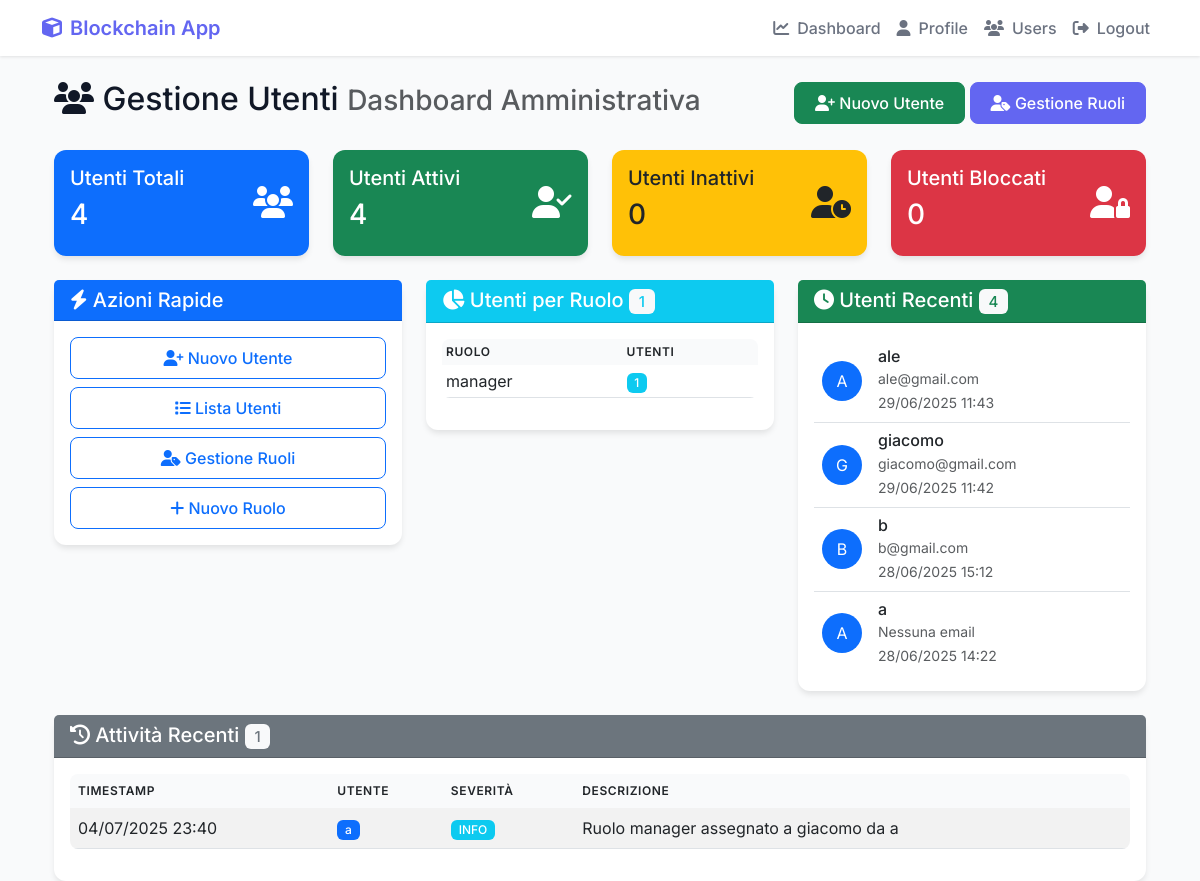
Before: /user-management/ (signed in) with the older database file.
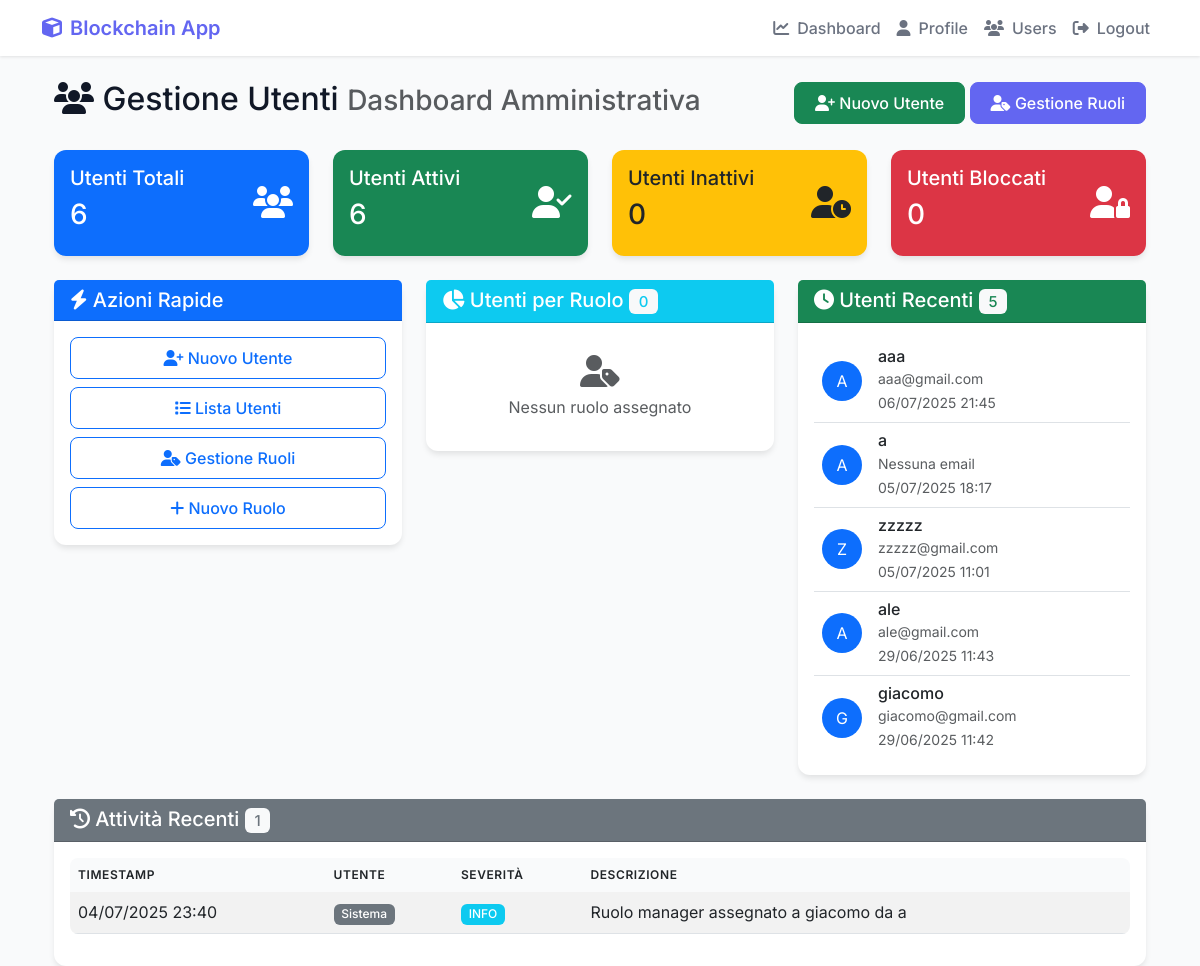
After: the same page with the newer database file.
### Cripto1/models.py (models this page shows, shortened)
class Role(models.Model):
    name = models.CharField(max_length=100, unique=True)
    description = models.TextField()
    permissions = models.ManyToManyField(Permission, blank=True)
    is_active = models.BooleanField(default=True)
    is_system_role = models.BooleanField(default=False)  # Ruoli di sistema non possono essere eliminati
    created_at = models.DateTimeField(auto_now_add=True)
    updated_at = models.DateTimeField(auto_now=True)
    class Meta:
        ordering = ['name']
        verbose_name = "Ruolo"
        verbose_name_plural = "Ruoli"

class UserProfile(models.Model):
    user = models.OneToOneField(User, on_delete=models.CASCADE)
    user_key = models.CharField(max_length=255, unique=True) # Keep as a unique identifier (can be hash of public key)
    public_key = models.TextField(null=True, blank=True) # Allow null for existing rows
    private_key = EncryptedTextField(null=True, blank=True) # Allow null for existing rows
    balance = models.FloatField(default=0.0)
    created_at = models.DateTimeField(auto_now_add=True)
    profile_picture = models.ImageField(upload_to='profile_pics/', blank=True, null=True)
    is_active = models.BooleanField(default=True)
    last_login_ip = models.GenericIPAddressField(null=True, blank=True)
    last_login_date = models.DateTimeField(null=True, blank=True)
    login_attempts = models.IntegerField(default=0)
    locked_until = models.DateTimeField(null=True, blank=True)
    sso_provider = models.CharField(max_length=50, blank=True, null=True)  # Per SSO
    sso_id = models.CharField(max_length=255, blank=True, null=True)  # ID esterno per SSO
    department = models.CharField(max_length=100, blank=True, null=True)
    position = models.CharField(max_length=100, blank=True, null=True)
    phone = models.CharField(max_length=20, blank=True, null=True)
    emergency_contact = models.CharField(max_length=255, blank=True, null=True)
    notes = models.TextField(blank=True, null=True)
    def is_locked(self):
        if self.locked_until and timezone.now() < self.locked_until:
            return True
        return False
    def update_last_login(self, ip_address=None):
        self.last_login_date = timezone.now()
        if ip_address:
            self.last_login_ip = ip_address
        self.save()

class AuditLog(models.Model):
    ACTION_TYPES = [
        ('LOGIN', 'Login'),
        ('LOGOUT', 'Logout'),
        ('REGISTER', 'Registrazione'),
        ('CREATE_TRANSACTION', 'Creazione Transazione'),
        ('VIEW_TRANSACTION', 'Visualizzazione Transazione'),
        ('DOWNLOAD_FILE', 'Download File'),
        ('DECRYPT_MESSAGE', 'Decifratura Messaggio'),
        ('MINE_BLOCK', 'Mining Blocco'),
        ('EDIT_PROFILE', 'Modifica Profilo'),
        ('ADMIN_ACTION', 'Azione Amministrativa'),
        ('SECURITY_EVENT', 'Evento di Sicurezza'),
        ('EXPORT_DATA', 'Export Dati'),
        ('VERIFY_BLOCKCHAIN', 'Verifica Blockchain'),
        ('USER_MANAGEMENT', 'Gestione Utenti'),
        ('SYSTEM_EVENT', 'Evento di Sistema'),
        ('ROLE_ASSIGNMENT', 'Assegnazione Ruolo'),
        ('PERMISSION_CHANGE', 'Modifica Permessi'),
        ('USER_ACTIVATION', 'Attivazione Utente'),
        ('USER_DEACTIVATION', 'Disattivazione Utente'),
        ('SSO_LOGIN', 'Login SSO'),
    ]
    SEVERITY_LEVELS = [
        ('LOW', 'Basso'),
        ('MEDIUM', 'Medio'),
        ('HIGH', 'Alto'),
        ('CRITICAL', 'Critico'),
    ]
    user = models.ForeignKey(User, on_delete=models.SET_NULL, null=True, blank=True, related_name='audit_logs')
    action_type = models.CharField(max_length=50, choices=ACTION_TYPES)
    severity = models.CharField(max_length=20, choices=SEVERITY_LEVELS, default='MEDIUM')
    description = models.TextField()
    ip_address = models.GenericIPAddressField(null=True, blank=True)
    user_agent = models.TextField(blank=True)
    session_id = models.CharField(max_length=255, blank=True)
    related_object_type = models.CharField(max_length=100, blank=True)  # es: 'Transaction', 'Block', 'UserProfile'
    related_object_id = models.IntegerField(null=True, blank=True)
    additional_data = models.JSONField(default=dict, blank=True)  # Dati aggiuntivi in formato JSON
    timestamp = models.DateTimeField(auto_now_add=True)
    success = models.BooleanField(default=True)  # Se l'azione è stata completata con successo
    error_message = models.TextField(blank=True)  # Messaggio di errore se success=False
    class Meta:
        ordering = ['-timestamp']
        verbose_name = "Audit Log"
        verbose_name_plural = "Audit Logs"
        indexes = [
            models.Index(fields=['user', 'action_type', 'timestamp']),
            models.Index(fields=['action_type', 'severity', 'timestamp']),
            models.Index(fields=['ip_address', 'timestamp']),
        ]
    @classmethod
    def log_action(cls, user=None, action_type=None, description="", severity='MEDIUM',
                   ip_address=None, user_agent="", session_id="", related_object_type="",
                   related_object_id=None, additional_data=None, success=True, error_message=""):
        try:
            return cls.objects.create(
                user=user,
                action_type=action_type,
                severity=severity,
                description=description,
                ip_address=ip_address,
                user_agent=user_agent,
                session_id=session_id,
                related_object_type=related_object_type,
                related_object_id=related_object_id,
                additional_data=additional_data or {},
                success=success,
                error_message=error_message
            )
        except Exception as e:
            print(f"Errore durante la creazione del log di audit: {e}")
            return None

### Cripto1/views.py (the view)
    def wrapper(request, *args, **kwargs):
        if not request.user.is_authenticated:
            messages.error(request, "Devi essere autenticato per accedere a questa sezione.")
            return redirect('Cripto1:login')
        return view_func(request, *args, **kwargs)

### Cripto1/views.py (called while the page is built)
def user_management_required(view_func):
    def wrapper(request, *args, **kwargs):
        if not request.user.is_authenticated:
            messages.error(request, "Devi essere autenticato per accedere a questa sezione.")
            return redirect('Cripto1:login')
        return view_func(request, *args, **kwargs)
    return wrapper

### Cripto1/templates/Cripto1/user_management/dashboard.html (shortened to what the changed rows need)
{% extends 'Cripto1/base.html' %}
{% load static %}
{% block content %}
<div class="container-fluid mt-4">
    <div class="row">
        <div class="col-12">
            <div class="d-flex justify-content-between align-items-center mb-4">
                <h2>
                    <i class="fas fa-users"></i> Gestione Utenti
                    <small class="text-muted">Dashboard Amministrativa</small>
                </h2>
            </div>
        </div>
    </div>
    <div class="row mb-4">
        <div class="col-md-3">
            <div class="card bg-primary text-white">
                <div class="card-body">
                    <div class="d-flex justify-content-between">
                        <div>
                            <h5 class="card-title">Utenti Totali</h5>
                            <h3>{{ total_users }}</h3>
                        </div>
                    </div>
                </div>
            </div>
        </div>
        <div class="col-md-3">
            <div class="card bg-success text-white">
                <div class="card-body">
                    <div class="d-flex justify-content-between">
                        <div>
                            <h5 class="card-title">Utenti Attivi</h5>
                            <h3>{{ active_users }}</h3>
                        </div>
                    </div>
                </div>
            </div>
        </div>
    </div>
    <div class="row mb-4">
        <div class="col-md-4">
            <div class="card border-info">
                <div class="card-header bg-info text-white">
                    <h5 class="mb-0">
                        <i class="fas fa-chart-pie"></i> Utenti per Ruolo
                        <span class="badge bg-light text-info">{{ role_stats|length }}</span>
                    </h5>
                </div>
                <div class="card-body">
                    {% if role_stats %}
                        <div class="table-responsive">
                            <table class="table table-sm">
                                <thead>
                                    <tr>
                                        <th>Ruolo</th>
                                        <th>Utenti</th>
                                    </tr>
                                </thead>
                                <tbody>
                                    {% for role_name, count in role_stats.items %}
                                        <tr>
                                            <td>{{ role_name }}</td>
                                            <td>
                                                <span class="badge bg-info">{{ count }}</span>
                                            </td>
                                        </tr>
                                    {% endfor %}
                                </tbody>
                            </table>
                        </div>
                    {% else %}
                        <div class="text-center py-3">
                            <i class="fas fa-user-tag fa-2x text-muted mb-2"></i>
                            <p class="text-muted mb-0">Nessun ruolo assegnato</p>
                        </div>
                    {% endif %}
                </div>
            </div>
        </div>
        <div class="col-md-4">
            <div class="card border-success">
                <div class="card-header bg-success text-white">
                    <h5 class="mb-0">
                        <i class="fas fa-clock"></i> Utenti Recenti
                        <span class="badge bg-light text-success">{{ recent_users|length }}</span>
                    </h5>
                </div>
                <div class="card-body">
                    {% if recent_users %}
                        <div class="list-group list-group-flush">
                            {% for user_profile in recent_users %}
                                <div class="list-group-item d-flex align-items-center p-2">
                                    <div class="bg-primary text-white rounded-circle d-flex align-items-center justify-content-center me-3" style="width: 40px; height: 40px;">
                                        {{ user_profile.user.username|first|upper }}
                                    </div>
                                    <div>
                                        <h6 class="mb-0">{{ user_profile.user.username }}</h6>
                                        <small class="text-muted">{{ user_profile.user.email|default:"Nessuna email" }}</small>
                                        <br>
                                        <small class="text-muted">{{ user_profile.created_at|date:"d/m/Y H:i" }}</small>
                                    </div>
                                </div>
                            {% endfor %}
                        </div>
                    {% else %}
                        <div class="text-center py-3">
                            <i class="fas fa-users fa-2x text-muted mb-2"></i>
                            <p class="text-muted mb-0">Nessun utente recente</p>
                        </div>
                    {% endif %}
                </div>
            </div>
        </div>
    </div>
    <div class="row">
        <div class="col-12">
            <div class="card border-secondary">
                <div class="card-body">
                    {% if recent_activities %}
                        <div class="table-responsive">
                            <table class="table table-striped">
                                <thead>
                                    <tr>
                                        <th>Timestamp</th>
                                        <th>Utente</th>
                                        <th>Severità</th>
                                        <th>Descrizione</th>
                                    </tr>
                                </thead>
                                <tbody>
                                    {% for activity in recent_activities %}
                                        <tr>
                                            <td>{{ activity.timestamp|date:"d/m/Y H:i" }}</td>
                                            <td>
                                                {% if activity.user %}
                                                    <span class="badge bg-primary">{{ activity.user.username }}</span>
                                                {% else %}
                                                    <span class="badge bg-secondary">Sistema</span>
                                                {% endif %}
                                            </td>
                                            <td>
                                                {% if activity.severity == 'HIGH' %}
                                                    <span class="badge bg-danger">{{ activity.severity }}</span>
                                                {% elif activity.severity == 'MEDIUM' %}
                                                    <span class="badge bg-warning">{{ activity.severity }}</span>
                                                {% else %}
                                                    <span class="badge bg-info">{{ activity.severity }}</span>
                                                {% endif %}
                                            </td>
                                            <td>{{ activity.description }}</td>
                                        </tr>
                                    {% endfor %}
                                </tbody>
                            </table>
                        </div>
                    {% else %}
                        <div class="text-center py-3">
                            <i class="fas fa-history fa-2x text-muted mb-2"></i>
                            <p class="text-muted mb-0">Nessuna attività recente</p>
                        </div>
                    {% endif %}
                </div>
            </div>
        </div>
    </div>
</div>
{% endblock %}

Changed rows visible on the page:
removed Role: role_stats "manager"
no longer on this page (row edited): UserProfile: user.username|first "B", user.username "b", user.email "b@gmail.com", created_at "28/06/2025 15:12"
removed UserProfile: user.username|first "A", user.username "a", user.email "Nessuna email", created_at "28/06/2025 14:22"
added UserProfile: user.username|first "A", user.username "aaa", user.email "aaa@gmail.com", created_at "06/07/2025 21:45"
added UserProfile: user.username|first "A", user.username "a", user.email "Nessuna email", created_at "05/07/2025 18:17"
added UserProfile: user.username|first "Z", user.username "zzzzz", user.email "zzzzz@gmail.com", created_at "05/07/2025 11:01"
changed AuditLog "Ruolo manager assegnato a giacomo da a": user.username "a" → (not shown); now shows "Sistema"
Other visible differences:
{{ total_users }}: "4" → "6"
{{ active_users }}: "4" → "6"
{{ role_stats|length }}: "1" → "0"
{{ recent_users|length }}: "4" → "5"
text no longer shown: "RUOLO UTENTI"
text now shown: "Nessun ruolo assegnato"
list line gone: "1"
